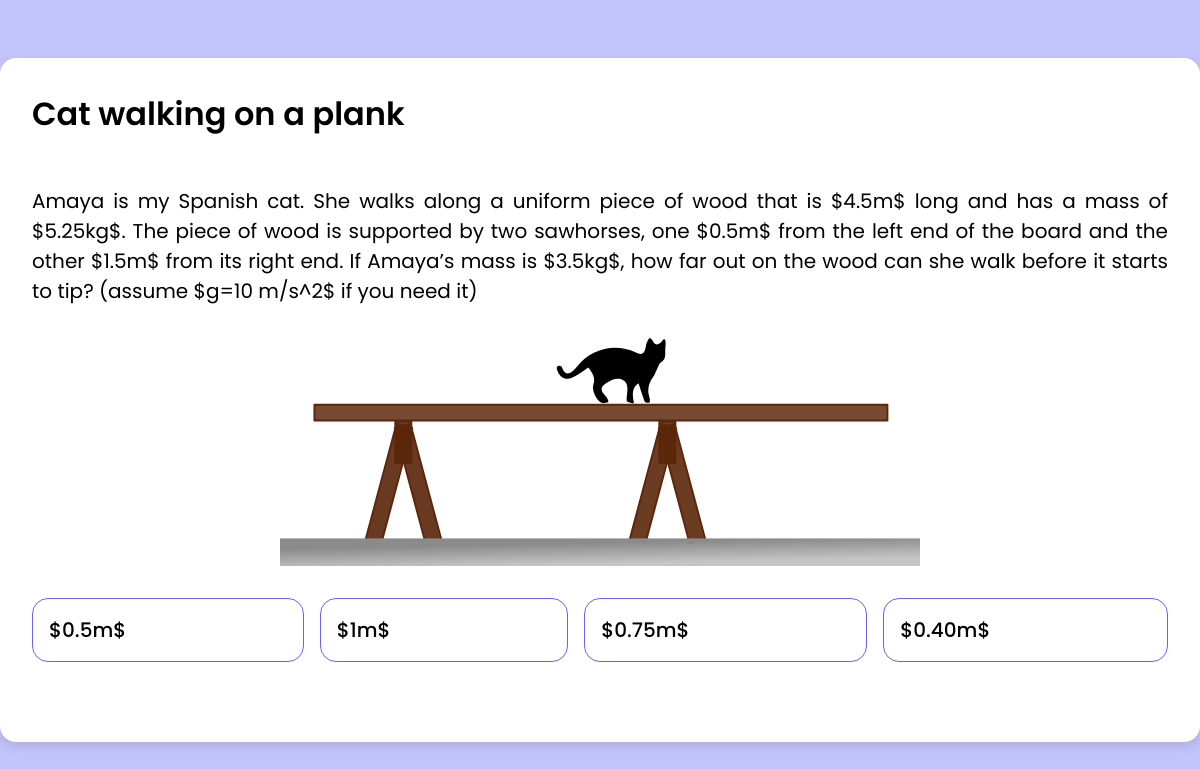
Page /teacher/2/display on the committed database.
### core/models.py (models this page shows, shortened)
class Question(models.Model):
    title = models.CharField(max_length=100)
    text = models.TextField()
    image = models.CharField(max_length=100, null=True)

class QuestionOption(models.Model):
    option = models.CharField(max_length=100)
    question = models.ForeignKey(
        Question, related_name='options', on_delete=models.CASCADE)

### teacher/views.py (the view)
def displayquestion(request, question_id):
    question = Question.objects.get(id=question_id)
    options = question.options.all()
    context = {"question": question, "options": options}
    return render(request, "teacher/displayquestion.html", context)

### teacher/templates/teacher/displayquestion.html (shortened to what this page needs)
{%load static%}
<!DOCTYPE html>
<html lang="en">
    <head>
        <link rel="stylesheet" href="{% static 'core/main.css' %}" />
        <link rel="stylesheet" href="{% static 'teacher/display.css' %}" />
    </head>
    <body>
        <div class="wrapper">
            <header data-questionid="{{question.id}}">
                {{ question.title }}
            </header>
            <main id="content" class="question">
                <section class="question-description">
                    {{ question.text }}
                </section>
                <img
                    src="/static/img/{{question.image}}"
                    class="question-image"
                />
                <section class="question-choices">
                    {% for option in options %}
                    <div class="question-item" data-option="{{option.option}}">
                        <span>{{option.option}}</span>
                    </div>
                    {% endfor %}
                </section>
            </main>
            <canvas id="qrcode"></canvas>
        </div>
    </body>
</html>

### core/static/core/main.css (style rules this page uses)
* { margin: 0; padding: 0; box-sizing: border-box; font-family: 'Poppins', sans-serif; }
:root { --primary-color: #6665ee; --neutral: #c3c3fc; }
body { display: flex; align-items: center; justify-content: center; min-height: 100vh; background: var(--neutral); }

### teacher/static/teacher/display.css (style rules this page uses)
.wrapper { background: white; border-radius: 1rem; padding: 2rem; max-width: 100rem; width: 100%; box-shadow: 0px 5px 10px rgba(0, 0, 0, 0.1); font-size: 1.25rem; position: relative; }
.wrapper header { font-size: 2rem; font-weight: 600; }
.wrapper .question { margin: 3rem 0; display: flex; flex-direction: column; gap: 2rem; }
.wrapper .question .question-image { width: 40rem; margin: auto; }
.wrapper .question-description { text-align: justify; }
.wrapper .question .question-choices { display: grid; grid-auto-flow: column; gap: 1rem; }
.wrapper .question .question-item { border: 1pt solid var(--primary-color); padding: 1rem; border-radius: 1rem; font-weight: 500; position: relative; }
.wrapper .question .question-item span { position: relative; z-index: 1; }
.wrapper canvas { position: absolute; top: 2rem; right: 2rem; }

### rows in the picture
Question: title "Cat walking on a plank", text "Amaya is my Spanish cat. She walks along a uniform piece of wood that is $4.5m$ long and has a mass of $5.25kg$. The piece of wood is supported by two sawhorses, one $0.5m$ from the left end of the board and the other $1.5m$ from its right end. If Amaya’s mass is $3.5kg$, how far out on the wood can she walk before it starts to tip? (assume $g=10 m/s^2$ if you need it)", image (picture)
QuestionOption: option "$0.5m$"
QuestionOption: option "$1m$"
QuestionOption: option "$0.75m$"
QuestionOption: option "$0.40m$"
